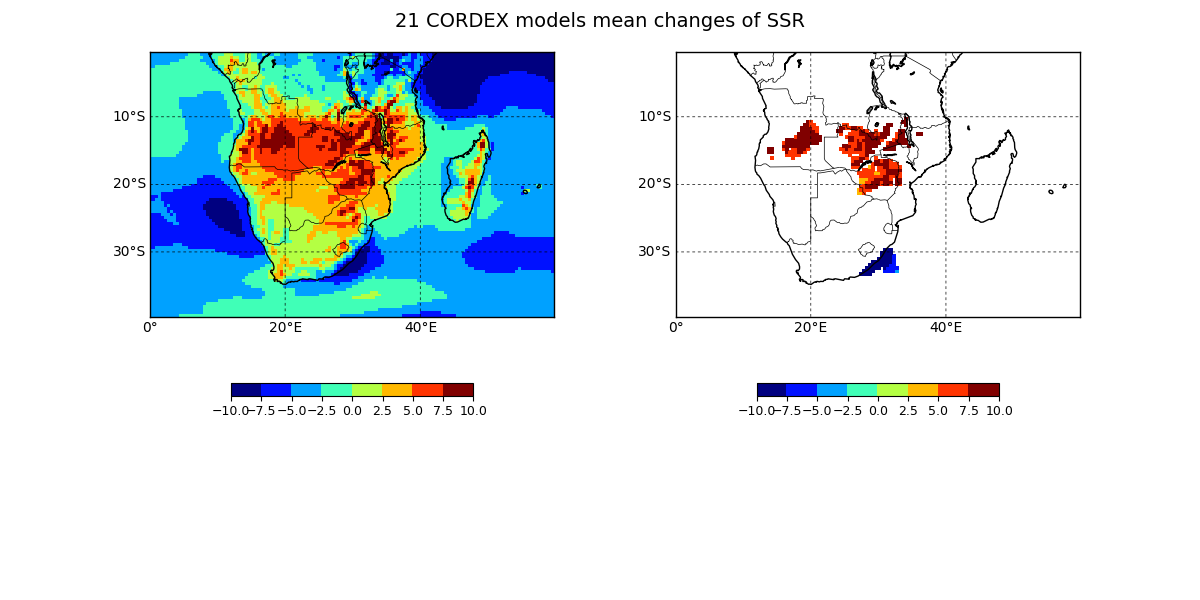

The Python source for this figure:
#!/usr/bin/env python
"""
========
Ctang, A map of mean max and min of ensembles
        from CORDEX AFR-44, in Southern Africa
        Data was restored on titan
========
"""
import pdb
import math
import subprocess
import numpy as np
import matplotlib as mpl
import matplotlib.pyplot as plt
from scipy import stats
from matplotlib.ticker import AutoMinorLocator
from mpl_toolkits.basemap import Basemap , addcyclic
import textwrap

# to load my functions
import sys 
sys.path.append('/Users/ctang/Code/Python/')
import ctang


#=================================================== I/O info:
# input data:
Data='/Users/ctang/Code/CORDEX_AFR_studies/data/GCM-RCM_map/'


# output:
output='rsds.meanchange.rcm'
DataMat=output

#=================================================== Definitions
N_region = 9
N_model = 21
VAR = 'rsds' #,'tas','sfcWind') #,'PVpot')
#---------------------------------------------------  data
# 21 * 4 table: 21 models vs 4 vars

    #               region_1 region_2 ... region_N_region
    #  model_1
    #  model_2
    #  ...
    #  model_N_model
    #  ens
#--------------------------------------------------- 
RCM_Model=(\
	'CCCma-CanESM2_SMHI-RCA4_v1',\
	'CNRM-CERFACS-CNRM-CM5_SMHI-RCA4_v1',\
	'CSIRO-QCCCE-CSIRO-Mk3-6-0_SMHI-RCA4_v1',\
	'ICHEC-EC-EARTH_SMHI-RCA4_v1',\
	'IPSL-IPSL-CM5A-MR_SMHI-RCA4_v1',\
	'MIROC-MIROC5_SMHI-RCA4_v1',\
	'MOHC-HadGEM2-ES_SMHI-RCA4_v1',\
	'MPI-M-MPI-ESM-LR_SMHI-RCA4_v1',\
	'NCC-NorESM1-M_SMHI-RCA4_v1',\
	'NOAA-GFDL-GFDL-ESM2M_SMHI-RCA4_v1',\
        \
	'CNRM-CERFACS-CNRM-CM5_CLMcom-CCLM4-8-17_v1',\
	'ICHEC-EC-EARTH_CLMcom-CCLM4-8-17_v1',\
	'MOHC-HadGEM2-ES_CLMcom-CCLM4-8-17_v1',\
	'MPI-M-MPI-ESM-LR_CLMcom-CCLM4-8-17_v1',\
	'ICHEC-EC-EARTH_DMI-HIRHAM5_v2',\
	'NCC-NorESM1-M_DMI-HIRHAM5_v1',\
	'ICHEC-EC-EARTH_KNMI-RACMO22T_v1',\
	'MOHC-HadGEM2-ES_KNMI-RACMO22T_v2',\
	'ICHEC-EC-EARTH_MPI-CSC-REMO2009_v1',\
	'IPSL-IPSL-CM5A-LR_GERICS-REMO2009_v1',\
	'MPI-M-MPI-ESM-LR_MPI-CSC-REMO2009_v1')

#================================================== reading data
# 21 maps
filefix=(\
        '.hist.day.1970-1999.SA.timmean.nc' ,\
        '.rcp85.day.2070-2099.SA.timmean.nc')

# Read lon,lat for model
lons,lats=ctang.read_lonlat_netcdf(\
        Data+VAR+'_AFR-44_'+RCM_Model[1]+filefix[0])

# Read Ensmean of timmean for CORDEX 
## reading 21 models : (21,90,137)
mean_ref=np.array([ctang.read_lonlatmap_netcdf(VAR,\
    Data+VAR+'_AFR-44_'+RCM_Model[i]+filefix[0])\
    for i in range(N_model)])
mean_future=np.array([ctang.read_lonlatmap_netcdf(VAR,\
    Data+VAR+'_AFR-44_'+RCM_Model[i]+filefix[1]) \
    for i in range(N_model)])
#=================================================== Cal

mean_change=(mean_future-mean_ref)*100/mean_ref

t_value=mean_change

#--------------------------------------------------- 
# for t test in each point
#--------------------------------------------------- 
#t_value in N_model,lat,lon
def significant_map(t_value):
    count=0
    for lat in range(t_value.shape[1]):
        for lon in range(t_value.shape[2]):
            grid = t_value[:,lat,lon]
            grid = grid[grid < 999]  # remove missing values
            # print grid

            print(lat,lon,len(grid))
            if len(grid) < 1:
                t_value[:,lat,lon]=np.NaN
                print lat,lon
            else:
                Sig = stats.ttest_1samp(grid,0)[0]
                if np.abs(Sig) > ctang.get_T_value(len(grid)):
                    count+=1
                else:
                    t_value[:,lat,lon]=np.NaN
    return t_value
#--------------------------------------------------- 
#--------------------------------------------------- 

def robust(t_value):
#   The following criteria are used to
#   consider them as either uncertain or negligible:
#       negligible: NaN >= N_model/2
#       uncertain:  at least 2 significant individual differ in sign
#       robust:     NaN < N_model/2, sum(abs(x_i)) = abs(sum(x_i))

#   input: 21 maps with t values
#   return: 21 maps with t values
    count=1
    for lat in range(t_value.shape[1]):
        for lon in range(t_value.shape[2]):
            if np.isnan(t_value[:,lat,lon]).sum() >= N_model/2:     # negligible
                #t_value[v,:,lat,lon]=[ 99999 for t in range(N_model)] 
                t_value[:,lat,lon]=np.nan
            else:
                if (N_model-np.isnan(t_value[:,lat,lon]).sum()) > np.abs(np.nansum(np.sign(t_value[:,lat,lon]))):
                    #t_value[v,:,lat,lon]=[-99999 for t in range(N_model)] # uncertain
                    t_value[:,lat,lon]=np.nan
                else:
                    t_value[:,lat,lon]=t_value[:,lat,lon]
                    #print "get robust point",count
                    count += 1
    return t_value
#========================================= end of function

# t_value=robust(significant_map(t_value))
# t_value=significant_map(t_value)

# save to txt file to save time
# ctang.Save2mat(output,t_value) 

# reading from mat file
t_value=ctang.Loadmat(output+'.mat')
print np.isnan(t_value).sum()

# plotting array:
Ensmean_change_ttest=np.nanmean(t_value,axis=0)
Ensmean_change=np.nanmean(mean_change,axis=0)

#=================================================== plot
degree_sign= u'\N{DEGREE SIGN}'
Title='rsds change %'
Unit=(('(W/m2)','(%)'))
TTT=(('Mean RSDS changes RCP8.5 ', 'PVpot changes RCP8.5 '))
#--------------------------------------------------- 
def PlotMap(array2D,lons,lats,axx,vmin,vmax):
    cmap = plt.cm.jet
    cmaplist = [cmap(i) for i in range(cmap.N)]
    bounds = np.linspace(vmin,vmax,9)
    norm = mpl.colors.BoundaryNorm(bounds, cmap.N)

    map=Basemap(projection='cyl',llcrnrlat=lats[:,0].min(),urcrnrlat=lats[:,0].max(),\
        llcrnrlon=lons[0,:].min(),urcrnrlon=lons[0,:].max(),resolution='l')
    ctang.setMap(map)

    x,y=map(lats,lons)

    map.pcolormesh(y,x,array2D,cmap=cmap,norm=norm,vmin=vmin,vmax=vmax)
    #axx.axis('off')
    axx.xaxis.set_visible(False)
    axx.yaxis.set_visible(False)

    cb=plt.colorbar(cmap=plt.cm.jet,orientation='horizontal',shrink=0.8) 
    cb.ax.tick_params(labelsize=10) 
#--------------------------------------------------- 

#=================================================== main
fig, axes = plt.subplots(nrows=1, ncols=2,\
        figsize=(12, 6),facecolor='w', edgecolor='k') # figsize=(w,h)
fig.subplots_adjust(hspace=0.35,top=0.99,wspace=0.3,bottom=0.25)

plt.sca(axes[0]) # active shis subplot for GCM
ax=axes[0]
PlotMap(Ensmean_change,lons,lats,ax,-10,10)
plt.sca(axes[1]) # active shis subplot for GCM
ax=axes[1]
PlotMap(Ensmean_change_ttest,lons,lats,ax,-10,10)

plt.suptitle('21 CORDEX models mean changes of SSR (%)',fontsize=14)

print output+'.eps'
plt.savefig(output+'.eps',format='eps')
plt.show()

quit()
